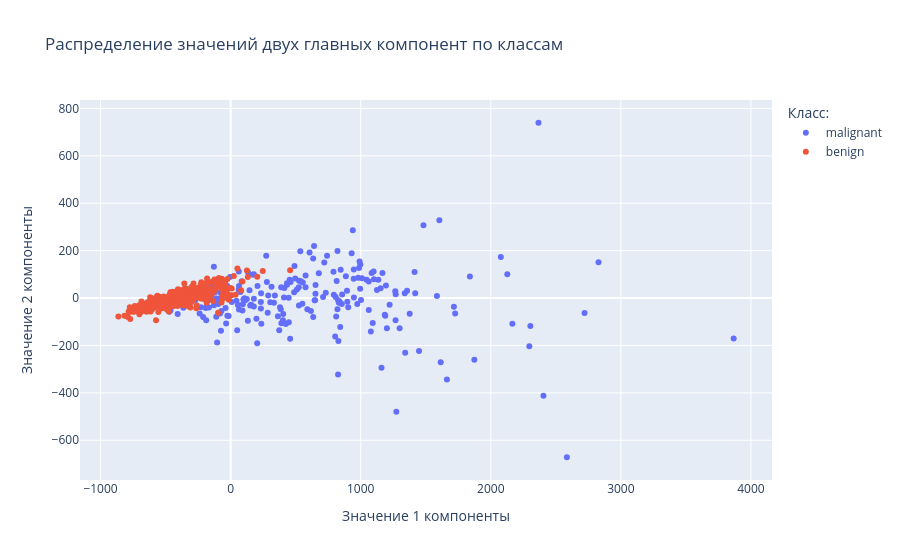

Notebook code cell kept with this figure:
### Code cell
malignant_val = np.array([v for i, v in enumerate(Z2_manual) if y[i] == 0])
benign_val = np.array([v for i, v in enumerate(Z2_manual) if y[i] == 1])

class_scatter_plot_fig = go.Figure() 
class_scatter_plot_fig.add_trace(
    go.Scatter(
        x=malignant_val[:, 0],
        y=malignant_val[:, 1],
        mode='markers',
        name='malignant'
    )
)
class_scatter_plot_fig.add_trace(
    go.Scatter(
        x=benign_val[:, 0],
        y=benign_val[:, 1],
        mode='markers',
        name='benign'
    )
)
class_scatter_plot_fig.update_layout(
    title='Распределение значений двух главных компонент по классам',
    xaxis_title='Значение 1 компоненты',
    yaxis_title='Значение 2 компоненты',
    legend=dict(
        title='Класс:',
    ),
)
class_scatter_plot_fig.show()

### Figure 1 — Plotly figure (JSON) as saved in the notebook; plotly's stock layout.template omitted (floating-point values rounded to 4 significant figures; data arrays with more than 128 entries replaced by an {"elided": "..."} marker saying what was removed)
{"data": [{"mode": "markers", "name": "malignant", "type": "scatter", "x": {"elided": "212 float values"}, "y": {"elided": "212 float values"}}, {"mode": "markers", "name": "benign", "type": "scatter", "x": {"elided": "357 float values"}, "y": {"elided": "357 float values"}}], "layout": {"legend": {"title": {"text": "Класс:"}}, "title": {"text": "Распределение значений двух главных компонент по классам"}, "xaxis": {"title": {"text": "Значение 1 компоненты"}}, "yaxis": {"title": {"text": "Значение 2 компоненты"}}}}
